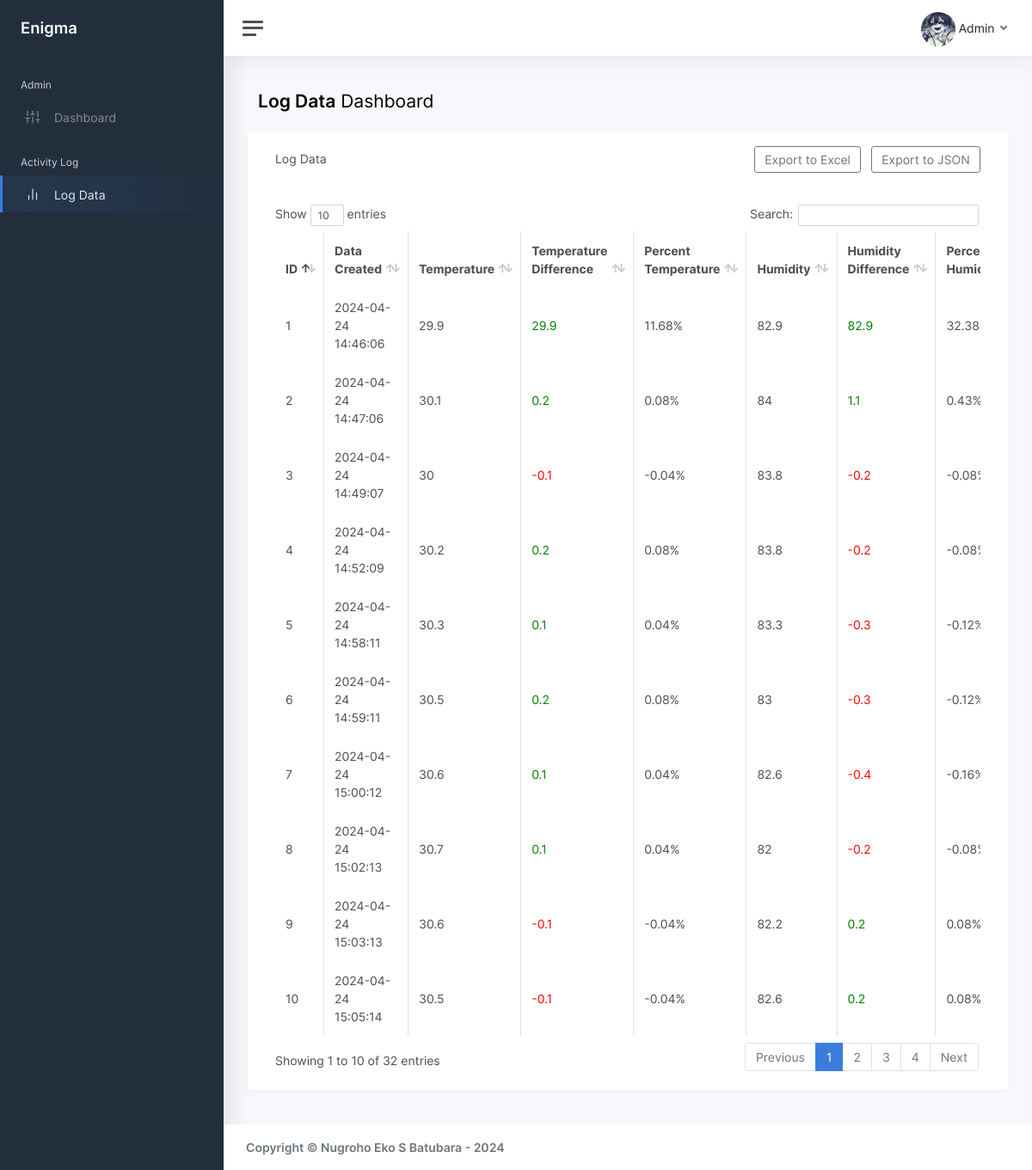
Screenshot of /dashboard/activityLog.php with the database file from the repository.
### tables this page shows
CREATE TABLE `station1` (
  `id` int(6) UNSIGNED NOT NULL,
  `temp` double NOT NULL,
  `difftemp` double NOT NULL,
  `perctemp` double NOT NULL,
  `hum` double NOT NULL,
  `diffhum` double NOT NULL,
  `perchum` double NOT NULL,
  `created_at` timestamp NOT NULL DEFAULT current_timestamp() ON UPDATE current_timestamp()
);

### dashboard/activityLog.php (the view, shortened to what this page needs)
<?php
	try {
		$host = 'localhost';
		$dbname = 'db_iot';
		$username = 'root';
		$password = '';
		$dbh = new PDO("mysql:host=$host;dbname=$dbname", $username, $password);
		$tableName = 'station1';
		$stmt = $dbh->prepare("SELECT * FROM $tableName");
		$stmt->execute();
		$result = $stmt->fetchAll(PDO::FETCH_ASSOC);
	} catch (PDOException $e) {
		echo "Error: " . $e->getMessage();
	}
?>
<!DOCTYPE html>
<html lang="en">
<head>
	<link href="css/app.css" rel="stylesheet">
  	<link href="vendor/datatables/dataTables.bootstrap4.min.css" rel="stylesheet">
</head>
<body>
	<div class="wrapper">
		<nav id="sidebar" class="sidebar">
			<div class="sidebar-content js-simplebar">
				<a class="sidebar-brand" href="index.php">
					<span class="align-middle">Enigma</span>
				</a>
				<ul class="sidebar-nav">
					<li class="sidebar-header">
						Admin
					</li>
					<li class="sidebar-item">
						<a class="sidebar-link" href="index.php">
							<i class="align-middle" data-feather="sliders"></i> <span class="align-middle">Dashboard</span>
						</a>
					</li>
					<li class="sidebar-header">
						Activity Log
					</li>
					<li class="sidebar-item active">
						<a class="sidebar-link" href="activityLog.php">
							<i class="align-middle" data-feather="bar-chart-2"></i> <span class="align-middle">Log Data</span>
						</a>
					</li>
				</ul>
			</div>
		</nav>
		<div class="main">
			<nav class="navbar navbar-expand navbar-light navbar-bg">
				<a class="sidebar-toggle d-flex">
					<i class="hamburger align-self-center"></i>
				</a>
				<div class="navbar-collapse collapse">
					<ul class="navbar-nav navbar-align">
						<li class="nav-item dropdown">
							<a class="nav-link dropdown-toggle d-none d-sm-inline-block" href="#" data-toggle="dropdown">
								<img src="../data/images/admin.jpg" class="avatar img-fluid rounded-circle" /> <span class="text-dark">Admin</span>
							</a>
						</li>
					</ul>
				</div>
			</nav>
			<main class="content">
				<div class="container-fluid p-0">
					<div class="row mb-2 mb-xl-3">
						<div class="col-auto d-none d-sm-block">
							<h3><strong>Log Data</strong> Dashboard</h3>
						</div>
					</div>
					<div class="row">
						<div class="card shadow mb-4">
							<div class="card-header py-3 d-flex justify-content-between align-items-center">
								<h5 class="card-title mb-0">Log Data</h5>
								<div class="ml-auto">
									<button class="btn btn-outline-secondary mr-2" onclick="exportToExcel()">Export to Excel</button>
									<button class="btn btn-outline-secondary" onclick="exportToJSON()">Export to JSON</button>
								</div>
							</div>
							<div class="card-body">
								<div class="table-responsive">
									<table class="table table-bordered" id="dataTable" width="100%" cellspacing="0">
										<thead>
											<tr>
												<th>ID</th>
												<th>Data Created</th>
												<th>Temperature</th>
												<th>Temperature Difference</th>
												<th>Percent Temperature</th>
												<th>Humidity</th>
												<th>Humidity Difference</th>
												<th>Percent Humidity</th>
											</tr>
										</thead>
										<tbody>
											<?php
												foreach ($result as $row) {
													echo "<tr>";
													echo "<td>{$row['id']}</td>";
													echo "<td>{$row['created_at']}</td>";
													echo "<td>{$row['temp']}</td>";
													if ($row['difftemp'] < 0) {
												        echo "<td style='color: red;'>{$row['difftemp']}</td>";
												    } else {
												        echo "<td style='color: green;'>{$row['difftemp']}</td>";
												    }
												    echo "<td>{$row['perctemp']}%</td>";
												    echo "<td>{$row['hum']}</td>";
												    if ($row['diffhum'] < 0) {
												        echo "<td style='color: red;'>{$row['diffhum']}</td>";
												    } else {
												        echo "<td style='color: green;'>{$row['diffhum']}</td>";
												    }
													echo "<td>{$row['perchum']}%</td>";
													echo "</tr>";
												}
											?>
										</tbody>
									</table>
								</div>
							</div>
						</div>
					</div>
				</div>
			</main>
			<footer class="footer">
				<div class="container-fluid">
					<div class="row text-muted">
						<div class="col-6 text-left">
							<p class="mb-0">
								<a href="index.php" class="text-muted"><strong>Copyright &copy; Nugroho Eko S Batubara</a> - <?= date("Y"); ?></strong></a>
							</p>
						</div>
					</div>
				</div>
			</footer>
		</div>
	</div>
</body>
</html>

### rows the page displays
station1: id "1", created_at "2024-04-24 14:46:06", temp "29.9", difftemp "29.9", perctemp "11.68", hum "82.9", diffhum "82.9", perchum "32.38"
station1: id "2", created_at "2024-04-24 14:47:06", temp "30.1", difftemp "0.2", perctemp "0.08", hum "84", diffhum "1.1", perchum "0.43"
station1: id "3", created_at "2024-04-24 14:49:07", temp "30", difftemp "-0.1", perctemp "-0.04", hum "83.8", diffhum "-0.2", perchum "-0.08"
station1: id "4", created_at "2024-04-24 14:52:09", temp "30.2", difftemp "0.2", perctemp "0.08", hum "83.8", diffhum "-0.2", perchum "-0.08"
station1: id "5", created_at "2024-04-24 14:58:11", temp "30.3", difftemp "0.1", perctemp "0.04", hum "83.3", diffhum "-0.3", perchum "-0.12"
station1: id "6", created_at "2024-04-24 14:59:11", temp "30.5", difftemp "0.2", perctemp "0.08", hum "83", diffhum "-0.3", perchum "-0.12"
station1: id "7", created_at "2024-04-24 15:00:12", temp "30.6", difftemp "0.1", perctemp "0.04", hum "82.6", diffhum "-0.4", perchum "-0.16"
station1: id "8", created_at "2024-04-24 15:02:13", temp "30.7", difftemp "0.1", perctemp "0.04", hum "82", diffhum "-0.2", perchum "-0.08"
station1: id "9", created_at "2024-04-24 15:03:13", temp "30.6", difftemp "-0.1", perctemp "-0.04", hum "82.2", diffhum "0.2", perchum "0.08"
station1: id "10", created_at "2024-04-24 15:05:14", temp "30.5", difftemp "-0.1", perctemp "-0.04", hum "82.6", diffhum "0.2", perchum "0.08"
